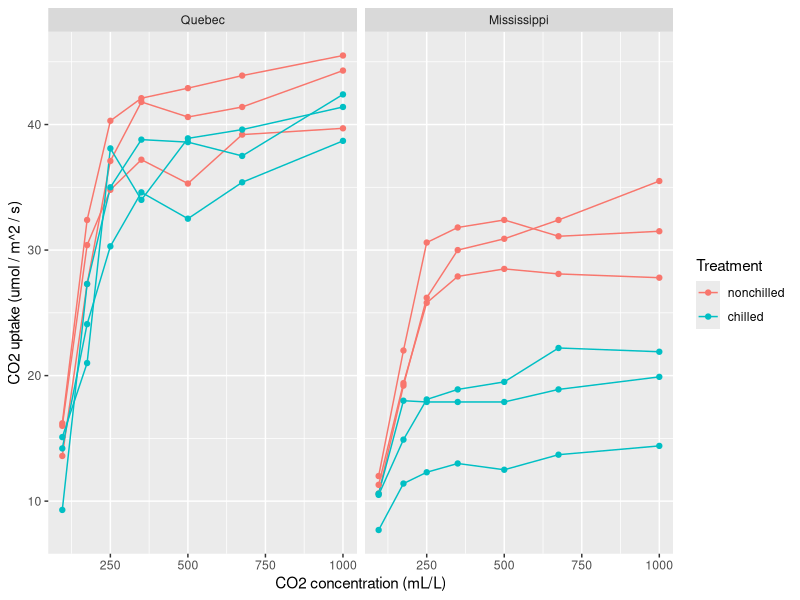

Here is the R script that generated this plot:
## ---- chunk 1
#| label: setup-own-interests
#| include: false
library(tidyverse)
library(broom)
## ---- chunk 2
#| label: co2-data
# CO2 uptake by Echinochloa crus-galli, from Potvin et al. (1990);
# this data set is built into R, see ?CO2
data(CO2)
glimpse(CO2)
## ---- chunk 3
#| label: fig-co2-uptake
#| fig-cap: "Carbon dioxide uptake by barnyard grass increases with ambient CO~2~ concentration, but chilling overnight reduces uptake, especially in plants from Mississippi. Each line is one plant (n = 3 plants per group)."
p_co2 <- ggplot(CO2, aes(x = conc, y = uptake, colour = Treatment)) +
  geom_line(aes(group = Plant)) +
  geom_point() +
  facet_wrap(~ Type) +
  labs(x = "CO2 concentration (mL/L)",
       y = "CO2 uptake (umol / m^2 / s)",
       colour = "Treatment")
p_co2
## ---- chunk 4
#| label: co2-lm
co2_high <- CO2 |> filter(conc == 1000)

mod <- lm(uptake ~ Type * Treatment, data = co2_high)
tidy(mod)
